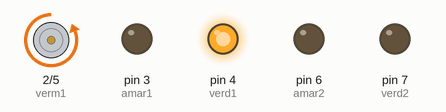
Recording of a sketch running on a simulated Arduino Uno, built with avr-gcc and run on an emulated ATmega328P. Shown: motor-driver pin pairs drawn as motors (green arrow = first pin HIGH = forward, orange = second pin HIGH = backward, longer = more drive), output pins drawn as LEDs (lit = HIGH).

Above: at 2.5 s.
At 6.0 s:
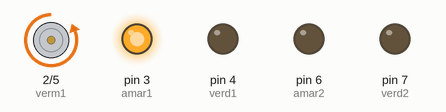
At 9.5 s:
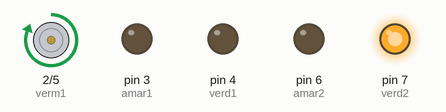
At 13.0 s:
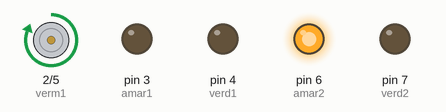
Timing chart, 0 to 18.2 s (numbered marks = the images above):
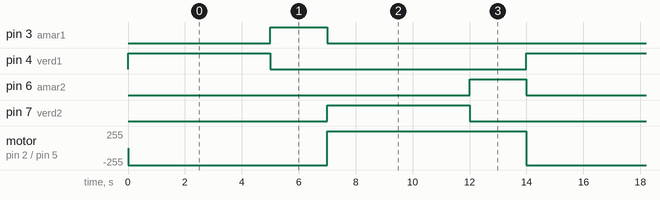

The sketch:

03-semaforo-duplo.ino
```cpp
// Desafio: semáforo duplo com 6 LEDs
//
// Montagem (cada LED com seu resistor de 220 ohms até o GND):
//   Semáforo 1: vermelho -> pino 2, amarelo -> pino 3, verde -> pino 4
//   Semáforo 2: vermelho -> pino 5, amarelo -> pino 6, verde -> pino 7


const int verm1 = 2, amar1 = 3, verd1 = 4;  // semáforo 1
const int verm2 = 5, amar2 = 6, verd2 = 7;  // semáforo 2


const int tempoVerde = 5000;    // 5 segundos
const int tempoAmarelo = 2000;  // 2 segundos


void setup() {
  for (int pino = 2; pino <= 7; pino++) {
    pinMode(pino, OUTPUT);
  }
}


// liga só os LEDs indicados e apaga o resto
void definirEstado(bool v1, bool a1, bool g1, bool v2, bool a2, bool g2) {
  digitalWrite(verm1, v1);
  digitalWrite(amar1, a1);
  digitalWrite(verd1, g1);
  digitalWrite(verm2, v2);
  digitalWrite(amar2, a2);
  digitalWrite(verd2, g2);
}


void loop() {
  // 1 verde, 2 vermelho
  definirEstado(LOW, LOW, HIGH, HIGH, LOW, LOW);
  delay(tempoVerde);


  // 1 amarelo, 2 continua vermelho
  definirEstado(LOW, HIGH, LOW, HIGH, LOW, LOW);
  delay(tempoAmarelo);


  // 1 vermelho, 2 verde
  definirEstado(HIGH, LOW, LOW, LOW, LOW, HIGH);
  delay(tempoVerde);


  // 2 amarelo, 1 continua vermelho
  definirEstado(HIGH, LOW, LOW, LOW, HIGH, LOW);
  delay(tempoAmarelo);
}
```

Measured:
- by itself, pin 3 (amar1), pin 6 (amar2): alternates HIGH for 2.0 s and LOW for 12.0 s
- by itself, pin 4 (verd1), pin 7 (verd2): alternates HIGH for 5.0 s and LOW for 9.0 s
- by itself, motor on pin 2 (verm1) / pin 5 (verm2): alternates forward 255/255 for 7.0 s and backward 255/255 for 7.0 s
